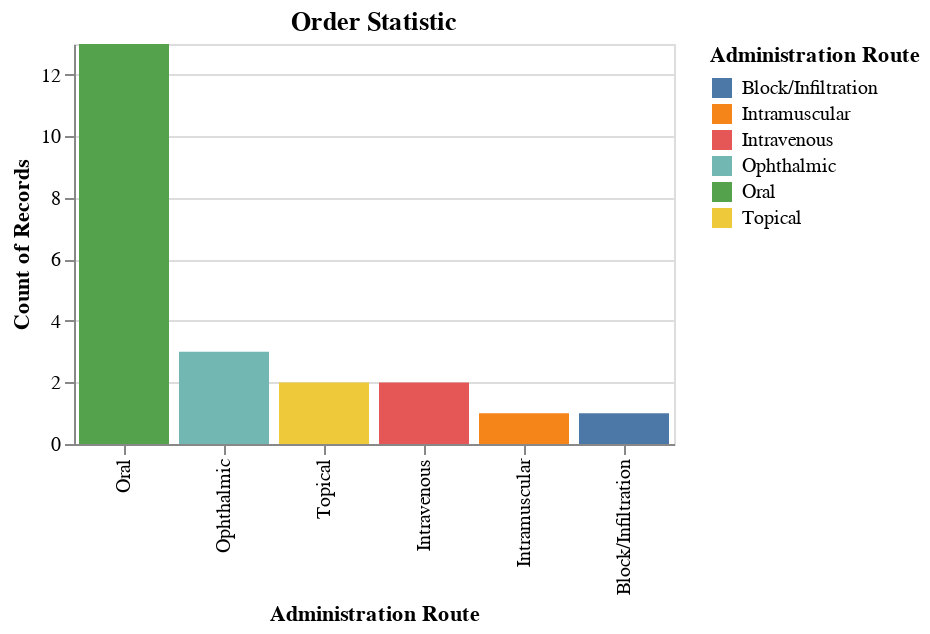

The notebook cell saved with this chart:
### Code cell
import pandas as pd
import altair as alt
import matplotlib.pyplot as plt
import numpy as np

form = order['Form'].unique()
admin = order['Administration Route'].to_numpy()

 
alt.Chart(order).mark_bar().encode(
    x= alt.Y('Administration Route', sort='-y'),
    y='count()',
    color='Administration Route',
    tooltip=['Administration Route']
).properties(
            width=300,
            height=200,
            title = "Order Statistic")

### Figure 1 — Vega-Lite specification as saved in the notebook (floating-point values rounded to 4 significant figures)
{"config": {"view": {"continuousWidth": 400, "continuousHeight": 300}}, "data": {"name": "data-e98a6d0cfb8b2763292ace60c10eadd3"}, "mark": "bar", "encoding": {"color": {"field": "Administration Route", "type": "nominal"}, "tooltip": [{"field": "Administration Route", "type": "nominal"}], "x": {"field": "Administration Route", "sort": "-y", "type": "nominal"}, "y": {"aggregate": "count", "type": "quantitative"}}, "height": 200, "title": "Order Statistic", "width": 300, "$schema": "https://vega.github.io/schema/vega-lite/v4.17.0.json", "datasets": {"data-e98a6d0cfb8b2763292ace60c10eadd3": [{"Brand Name": "Lip Balm Spf 15", "Form": "Ointment", "Administration Route": "Topical"}, {"Brand Name": "Tolbutamide", "Form": "Tablet", "Administration Route": "Oral"}, {"Brand Name": "Placidyl Cap 200Mg", "Form": "Capsule", "Administration Route": "Oral"}, {"Brand Name": "Placidyl Cap 500Mg", "Form": "Capsule", "Administration Route": "Oral"}, {"Brand Name": "Nembutal Sodium Cap 100Mg", "Form": "Capsule", "Administration Route": "Oral"}, {"Brand Name": "Erythrocin Iv", "Form": "Powder For Solution", "Administration Route": "Intravenous"}, {"Brand Name": "Nembutal Sodium Inj 50Mg/Ml", "Form": "Solution", "Administration Route": "Intramuscular"}, {"Brand Name": "Ees-200", "Form": "Powder For Suspension", "Administration Route": "Oral"}, {"Brand Name": "Erythrocin Liquid 125", "Form": "Liquid", "Administration Route": "Oral"}, {"Brand Name": "Colchicine Tab 0.6Mg", "Form": "Tablet", "Administration Route": "Oral"}, {"Brand Name": "Erythrocin Filmtab 250Mg", "Form": "Tablet", "Administration Route": "Oral"}, {"Brand Name": "Duretic 5Mg", "Form": "Tablet", "Administration Route": "Oral"}, {"Brand Name": "Isopto Carbachol 1.5%", "Form": "Liquid", "Administration Route": "Ophthalmic"}, {"Brand Name": "Isopto Carbachol 3%", "Form": "Liquid", "Administration Route": "Ophthalmic"}, {"Brand Name": "Alcon Tears 0.5%", "Form": "Solution", "Administration Route": "Ophthalmic"}, {"Brand Name": "Xylocaine 1% W Epinephrine 1:100000", "Form": "Solution", "Administration Route": "Block/Infiltration"}, {"Brand Name": "Xylocard", "Form": "Solution", "Administration Route": "Intravenous"}, {"Brand Name": "Xylocaine Ointment 5%", "Form": "Ointment", "Administration Route": "Topical"}, {"Brand Name": "Penbritin Cap 250Mg", "Form": "Capsule", "Administration Route": "Oral"}, {"Brand Name": "Penbritin Cap 500Mg", "Form": "Capsule", "Administration Route": "Oral"}, {"Brand Name": "Atromid S Cap 500Mg", "Form": "Capsule", "Administration Route": "Oral"}, {"Brand Name": "Orbenin Cap 250Mg", "Form": "Capsule", "Administration Route": "Oral"}]}}
